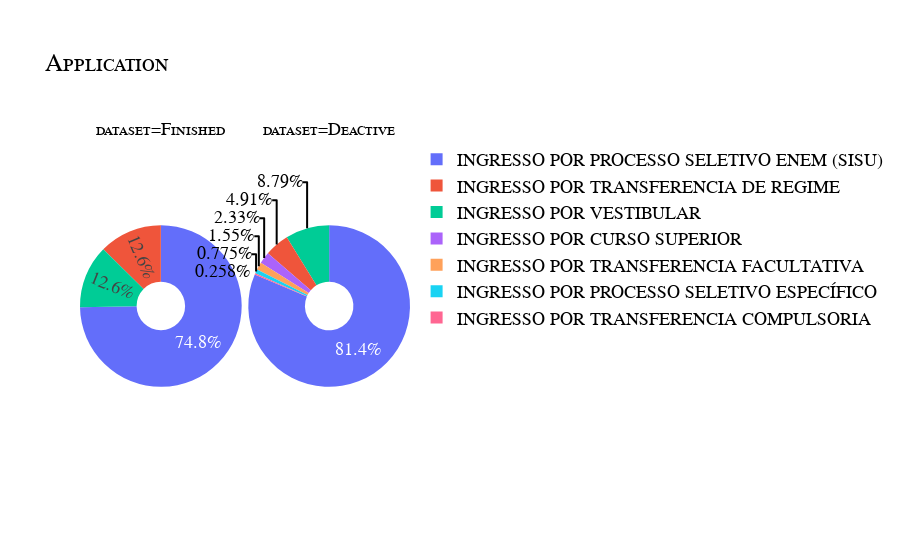
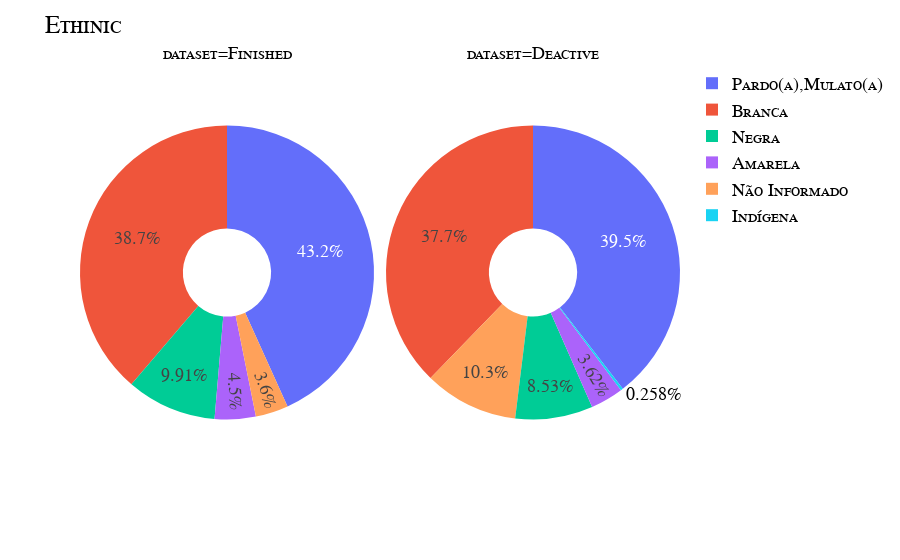

Write notebook code for charts like these, in order.
### Code cell
px.pie(
    x, 
    names='Tipo ingresso', 
    facet_col='dataset', 
    hole=0.3,
).update_layout(title={"text": "Application "},font=my_font).show()

px.pie(
    x, 
    names='Raça', 
    facet_col='dataset', 
    hole=0.3,
).update_layout(title={"text": "Ethinic "},font=my_font).show()


px.pie(
    x, 
    names='Sexo', 
    facet_col='dataset', 
    hole=0.3,
).update_layout(title={"text": "Sexo "},font=my_font).show()


px.pie(
    x, 
    names='Nacionalidade', 
    facet_col='dataset', 
    hole=0.3,
).update_layout(title={"text": "Nacionality "},font=my_font).show()

### Figure 1 — Plotly figure (JSON) as saved in the notebook; plotly's stock layout.template omitted (floating-point values rounded to 4 significant figures; data arrays with more than 128 entries replaced by an {"elided": "..."} marker saying what was removed)
{"data": [{"domain": {"x": [0, 0.49], "y": [0, 1]}, "hole": 0.3, "hovertemplate": "dataset=Finished<br>Tipo ingresso=%{label}<extra></extra>", "labels": ["INGRESSO POR PROCESSO SELETIVO ENEM (SISU)", "INGRESSO POR TRANSFERENCIA DE REGIME", "INGRESSO POR PROCESSO SELETIVO ENEM (SISU)", "INGRESSO POR VESTIBULAR", "INGRESSO POR PROCESSO SELETIVO ENEM (SISU)", "INGRESSO POR PROCESSO SELETIVO ENEM (SISU)", "INGRESSO POR TRANSFERENCIA DE REGIME", "INGRESSO POR PROCESSO SELETIVO ENEM (SISU)", "INGRESSO POR VESTIBULAR", "INGRESSO POR PROCESSO SELETIVO ENEM (SISU)", "INGRESSO POR PROCESSO SELETIVO ENEM (SISU)", "INGRESSO POR PROCESSO SELETIVO ENEM (SISU)", "INGRESSO POR PROCESSO SELETIVO ENEM (SISU)", "INGRESSO POR PROCESSO SELETIVO ENEM (SISU)", "INGRESSO POR PROCESSO SELETIVO ENEM (SISU)", "INGRESSO POR PROCESSO SELETIVO ENEM (SISU)", "INGRESSO POR PROCESSO SELETIVO ENEM (SISU)", "INGRESSO POR PROCESSO SELETIVO ENEM (SISU)", "INGRESSO POR PROCESSO SELETIVO ENEM (SISU)", "INGRESSO POR PROCESSO SELETIVO ENEM (SISU)", "INGRESSO POR PROCESSO SELETIVO ENEM (SISU)", "INGRESSO POR PROCESSO SELETIVO ENEM (SISU)", "INGRESSO POR VESTIBULAR", "INGRESSO POR PROCESSO SELETIVO ENEM (SISU)", "INGRESSO POR PROCESSO SELETIVO ENEM (SISU)", "INGRESSO POR VESTIBULAR", "INGRESSO POR VESTIBULAR", "INGRESSO POR PROCESSO SELETIVO ENEM (SISU)", "INGRESSO POR PROCESSO SELETIVO ENEM (SISU)", "INGRESSO POR PROCESSO SELETIVO ENEM (SISU)", "INGRESSO POR PROCESSO SELETIVO ENEM (SISU)", "INGRESSO POR TRANSFERENCIA DE REGIME", "INGRESSO POR PROCESSO SELETIVO ENEM (SISU)", "INGRESSO POR PROCESSO SELETIVO ENEM (SISU)", "INGRESSO POR PROCESSO SELETIVO ENEM (SISU)", "INGRESSO POR PROCESSO SELETIVO ENEM (SISU)", "INGRESSO POR PROCESSO SELETIVO ENEM (SISU)", "INGRESSO POR VESTIBULAR", "INGRESSO POR PROCESSO SELETIVO ENEM (SISU)", "INGRESSO POR PROCESSO SELETIVO ENEM (SISU)", "INGRESSO POR PROCESSO SELETIVO ENEM (SISU)", "INGRESSO POR PROCESSO SELETIVO ENEM (SISU)", "INGRESSO POR PROCESSO SELETIVO ENEM (SISU)", "INGRESSO POR PROCESSO SELETIVO ENEM (SISU)", "INGRESSO POR VESTIBULAR", "INGRESSO POR TRANSFERENCIA DE REGIME", "INGRESSO POR PROCESSO SELETIVO ENEM (SISU)", "INGRESSO POR PROCESSO SELETIVO ENEM (SISU)", "INGRESSO POR VESTIBULAR", "INGRESSO POR PROCESSO SELETIVO ENEM (SISU)", "INGRESSO POR PROCESSO SELETIVO ENEM (SISU)", "INGRESSO POR TRANSFERENCIA DE REGIME", "INGRESSO POR TRANSFERENCIA DE REGIME", "INGRESSO POR PROCESSO SELETIVO ENEM (SISU)", "INGRESSO POR PROCESSO SELETIVO ENEM (SISU)", "INGRESSO POR PROCESSO SELETIVO ENEM (SISU)", "INGRESSO POR PROCESSO SELETIVO ENEM (SISU)", "INGRESSO POR PROCESSO SELETIVO ENEM (SISU)", "INGRESSO POR PROCESSO SELETIVO ENEM (SISU)", "INGRESSO POR VESTIBULAR", "INGRESSO POR PROCESSO SELETIVO ENEM (SISU)", "INGRESSO POR PROCESSO SELETIVO ENEM (SISU)", "INGRESSO POR TRANSFERENCIA DE REGIME", "INGRESSO POR VESTIBULAR", "INGRESSO POR PROCESSO SELETIVO ENEM (SISU)", "INGRESSO POR PROCESSO SELETIVO ENEM (SISU)", "INGRESSO POR TRANSFERENCIA DE REGIME", "INGRESSO POR PROCESSO SELETIVO ENEM (SISU)", "INGRESSO POR PROCESSO SELETIVO ENEM (SISU)", "INGRESSO POR PROCESSO SELETIVO ENEM (SISU)", "INGRESSO POR PROCESSO SELETIVO ENEM (SISU)", "INGRESSO POR PROCESSO SELETIVO ENEM (SISU)", "INGRESSO POR PROCESSO SELETIVO ENEM (SISU)", "INGRESSO POR PROCESSO SELETIVO ENEM (SISU)", "INGRESSO POR PROCESSO SELETIVO ENEM (SISU)", "INGRESSO POR PROCESSO SELETIVO ENEM (SISU)", "INGRESSO POR PROCESSO SELETIVO ENEM (SISU)", "INGRESSO POR PROCESSO SELETIVO ENEM (SISU)", "INGRESSO POR PROCESSO SELETIVO ENEM (SISU)", "INGRESSO POR PROCESSO SELETIVO ENEM (SISU)", "INGRESSO POR PROCESSO SELETIVO ENEM (SISU)", "INGRESSO POR VESTIBULAR", "INGRESSO POR VESTIBULAR", "INGRESSO POR PROCESSO SELETIVO ENEM (SISU)", "INGRESSO POR PROCESSO SELETIVO ENEM (SISU)", "INGRESSO POR TRANSFERENCIA DE REGIME", "INGRESSO POR PROCESSO SELETIVO ENEM (SISU)", "INGRESSO POR PROCESSO SELETIVO ENEM (SISU)", "INGRESSO POR PROCESSO SELETIVO ENEM (SISU)", "INGRESSO POR PROCESSO SELETIVO ENEM (SISU)", "INGRESSO POR VESTIBULAR", "INGRESSO POR PROCESSO SELETIVO ENEM (SISU)", "INGRESSO POR TRANSFERENCIA DE REGIME", "INGRESSO POR PROCESSO SELETIVO ENEM (SISU)", "INGRESSO POR VESTIBULAR", "INGRESSO POR PROCESSO SELETIVO ENEM (SISU)", "INGRESSO POR TRANSFERENCIA DE REGIME", "INGRESSO POR PROCESSO SELETIVO ENEM (SISU)", "INGRESSO POR PROCESSO SELETIVO ENEM (SISU)", "INGRESSO POR PROCESSO SELETIVO ENEM (SISU)", "INGRESSO POR TRANSFERENCIA DE REGIME", "INGRESSO POR TRANSFERENCIA DE REGIME", "INGRESSO POR PROCESSO SELETIVO ENEM (SISU)", "INGRESSO POR TRANSFERENCIA DE REGIME", "INGRESSO POR PROCESSO SELETIVO ENEM (SISU)", "INGRESSO POR PROCESSO SELETIVO ENEM (SISU)", "INGRESSO POR PROCESSO SELETIVO ENEM (SISU)", "INGRESSO POR PROCESSO SELETIVO ENEM (SISU)", "INGRESSO POR PROCESSO SELETIVO ENEM (SISU)", "INGRESSO POR PROCESSO SELETIVO ENEM (SISU)", "INGRESSO POR PROCESSO SELETIVO ENEM (SISU)"], "legendgroup": "", "name": "", "showlegend": true, "type": "pie"}, {"domain": {"x": [0.51, 1], "y": [0, 1]}, "hole": 0.3, "hovertemplate": "dataset=Deactive<br>Tipo ingresso=%{label}<extra></extra>", "labels": {"elided": "387 str values"}, "legendgroup": "", "name": "", "showlegend": true, "type": "pie"}], "layout": {"annotations": [{"font": {}, "showarrow": false, "text": "dataset=Finished", "x": 0.245, "xanchor": "center", "xref": "paper", "y": 1, "yanchor": "bottom", "yref": "paper"}, {"font": {}, "showarrow": false, "text": "dataset=Deactive", "x": 0.755, "xanchor": "center", "xref": "paper", "y": 1, "yanchor": "bottom", "yref": "paper"}], "font": {"color": "Black", "family": "Courier New, monospace", "size": 18, "variant": "small-caps"}, "legend": {"tracegroupgap": 0}, "margin": {"t": 60}, "title": {"text": "Application "}}}

### Figure 2 — Plotly figure (JSON) as saved in the notebook; plotly's stock layout.template omitted (floating-point values rounded to 4 significant figures; data arrays with more than 128 entries replaced by an {"elided": "..."} marker saying what was removed)
{"data": [{"domain": {"x": [0, 0.49], "y": [0, 1]}, "hole": 0.3, "hovertemplate": "dataset=Finished<br>Raça=%{label}<extra></extra>", "labels": ["Pardo(a),Mulato(a)", "Pardo(a),Mulato(a)", "Branca", "Pardo(a),Mulato(a)", "Amarela", "Amarela", "Branca", "Branca", "Branca", "Pardo(a),Mulato(a)", "Branca", "Pardo(a),Mulato(a)", "Pardo(a),Mulato(a)", "Pardo(a),Mulato(a)", "Pardo(a),Mulato(a)", "Branca", "Pardo(a),Mulato(a)", "Branca", "Pardo(a),Mulato(a)", "Negra", "Branca", "Pardo(a),Mulato(a)", "Branca", "Branca", "Negra", "Branca", "Pardo(a),Mulato(a)", "Branca", "Amarela", "Branca", "Branca", "Não Informado", "Pardo(a),Mulato(a)", "Pardo(a),Mulato(a)", "Pardo(a),Mulato(a)", "Pardo(a),Mulato(a)", "Amarela", "Negra", "Pardo(a),Mulato(a)", "Negra", "Pardo(a),Mulato(a)", "Pardo(a),Mulato(a)", "Pardo(a),Mulato(a)", "Pardo(a),Mulato(a)", "Branca", "Branca", "Pardo(a),Mulato(a)", "Branca", "Pardo(a),Mulato(a)", "Branca", "Pardo(a),Mulato(a)", "Pardo(a),Mulato(a)", "Branca", "Branca", "Branca", "Pardo(a),Mulato(a)", "Pardo(a),Mulato(a)", "Pardo(a),Mulato(a)", "Branca", "Branca", "Branca", "Branca", "Pardo(a),Mulato(a)", "Amarela", "Pardo(a),Mulato(a)", "Branca", "Pardo(a),Mulato(a)", "Não Informado", "Pardo(a),Mulato(a)", "Branca", "Branca", "Pardo(a),Mulato(a)", "Branca", "Branca", "Branca", "Pardo(a),Mulato(a)", "Branca", "Negra", "Branca", "Branca", "Negra", "Branca", "Branca", "Pardo(a),Mulato(a)", "Branca", "Não Informado", "Pardo(a),Mulato(a)", "Pardo(a),Mulato(a)", "Pardo(a),Mulato(a)", "Pardo(a),Mulato(a)", "Negra", "Branca", "Não Informado", "Negra", "Pardo(a),Mulato(a)", "Branca", "Pardo(a),Mulato(a)", "Branca", "Pardo(a),Mulato(a)", "Pardo(a),Mulato(a)", "Negra", "Pardo(a),Mulato(a)", "Branca", "Pardo(a),Mulato(a)", "Branca", "Pardo(a),Mulato(a)", "Negra", "Negra", "Pardo(a),Mulato(a)", "Branca", "Pardo(a),Mulato(a)"], "legendgroup": "", "name": "", "showlegend": true, "type": "pie"}, {"domain": {"x": [0.51, 1], "y": [0, 1]}, "hole": 0.3, "hovertemplate": "dataset=Deactive<br>Raça=%{label}<extra></extra>", "labels": {"elided": "387 str values"}, "legendgroup": "", "name": "", "showlegend": true, "type": "pie"}], "layout": {"annotations": [{"font": {}, "showarrow": false, "text": "dataset=Finished", "x": 0.245, "xanchor": "center", "xref": "paper", "y": 1, "yanchor": "bottom", "yref": "paper"}, {"font": {}, "showarrow": false, "text": "dataset=Deactive", "x": 0.755, "xanchor": "center", "xref": "paper", "y": 1, "yanchor": "bottom", "yref": "paper"}], "font": {"color": "Black", "family": "Courier New, monospace", "size": 18, "variant": "small-caps"}, "legend": {"tracegroupgap": 0}, "margin": {"t": 60}, "title": {"text": "Ethinic "}}}
